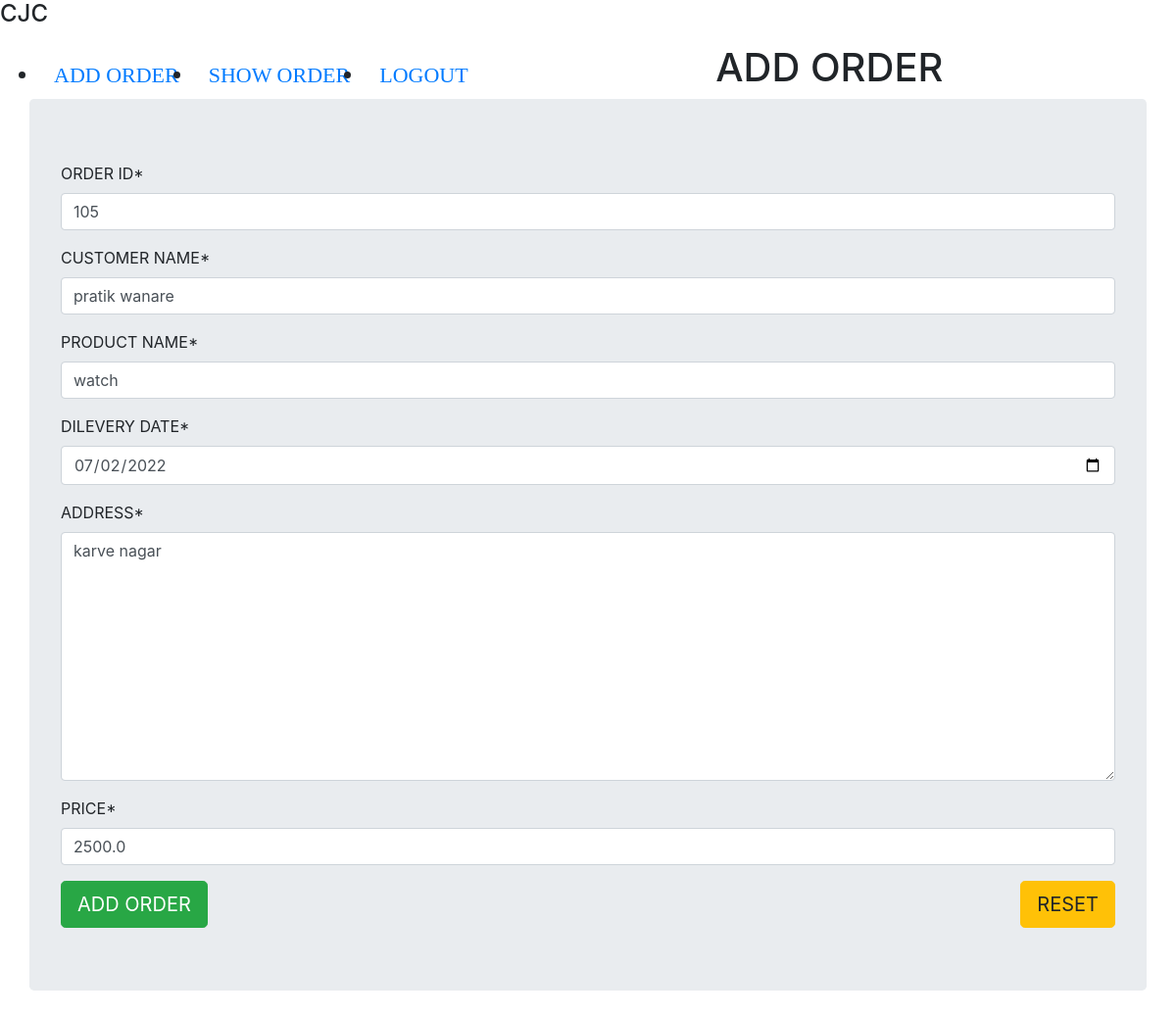
/a1/uv/4/ (signed in), run on the app's committed database.
### CRUD_APP/models.py (models this page shows)
class Order(models.Model):
    o_id = models.IntegerField()
    name = models.CharField(max_length=60)
    product = models.CharField(max_length=60)
    d_Date = models.DateField()
    add = models.CharField(max_length=60)
    price = models.FloatField()

### CRUD_APP/views.py (the view)
# urls.py: path('uv/<int:pk>/', updateOrder, name='update_url'),
def updateOrder(request, pk):
    obj = Order.objects.get(id = pk)
    form = OrdeerForm(instance = obj)
    template_name = 'CRUD_APP/add.html'
    if request.method == 'POST':
        form = OrdeerForm(request.POST)
        if form.is_valid():
            form.save()
            return redirect('show_url')
    context = {'form':form}
    return render(request,template_name,context)

### CRUD_APP/forms.py
class OrdeerForm(forms.ModelForm):
    class Meta:
        model = Order
        fields = '__all__'
        widgets = {
            'd_Date': forms.DateInput(attrs={
                'type':'date'
            }),
            'add': forms.Textarea(attrs={
                'placeholder':'karve nagar'
            })
        }
        labels = {
            'o_id':'ORDER ID',
            'name':'CUSTOMER NAME',
            'product':'PRODUCT NAME',
            'd_Date':'DILEVERY DATE',
            'add':'ADDRESS',
            'price':'PRICE'
        }

### templates/CRUD_APP/add.html (shortened to what this page needs)
{% extends 'base.html' %}
{% load crispy_forms_tags %}
    {% block content %}
    <center><h1>ADD ORDER</h1></center>
    <div class="container jumbotron">
    <form method="post">
        {{form|crispy}}
        <input type="submit" value="ADD ORDER" class="btn btn-success btn-lg">
        <input type="reset" value="RESET" class="btn btn-warning btn-lg float-right">
    </form>
        </div>
    {% endblock %}

### data on the page
Order: o_id "105", name "pratik wanare", product "watch", d_Date "07/02/2022", add "karve nagar", price "2500.0"
